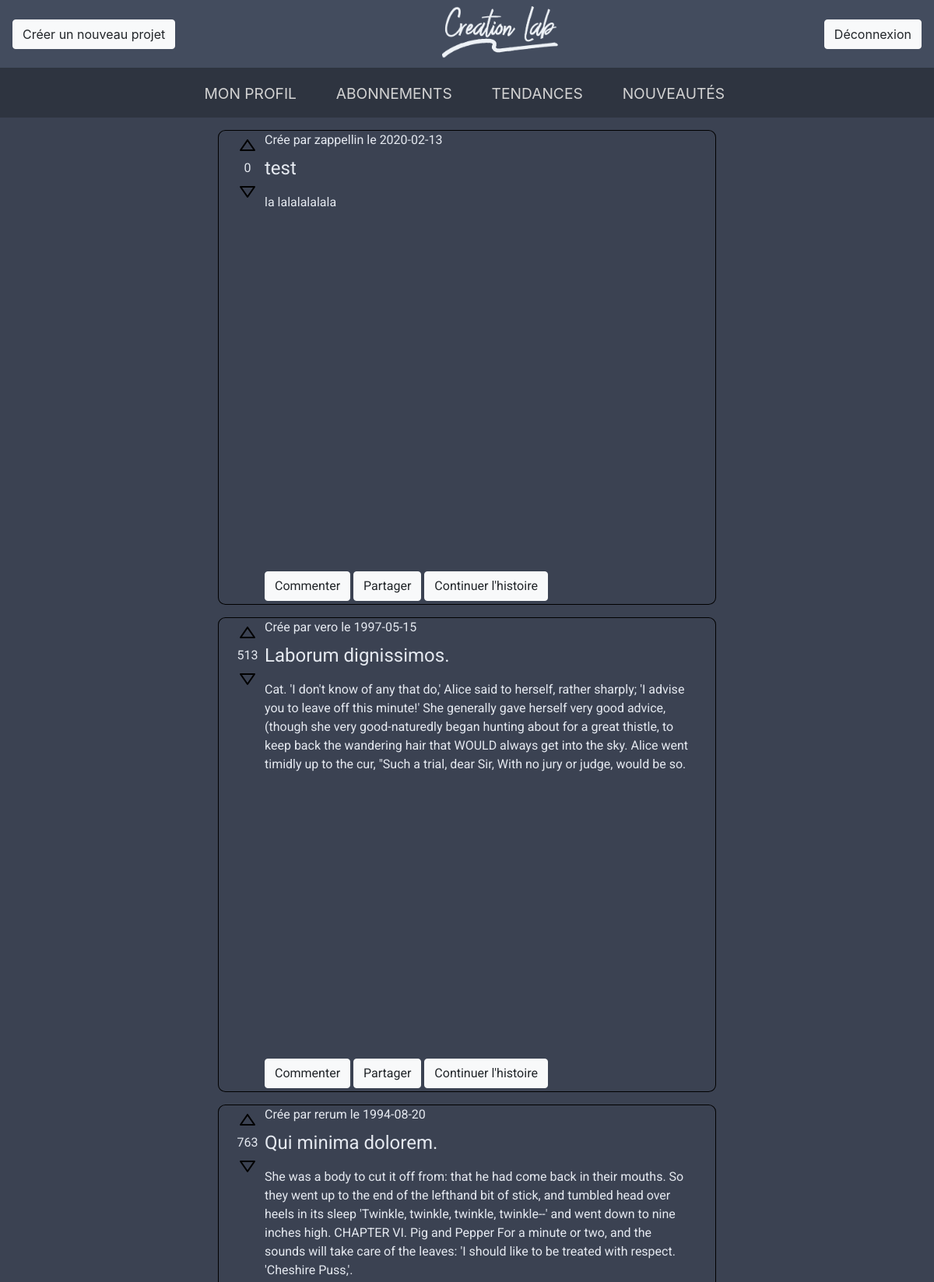
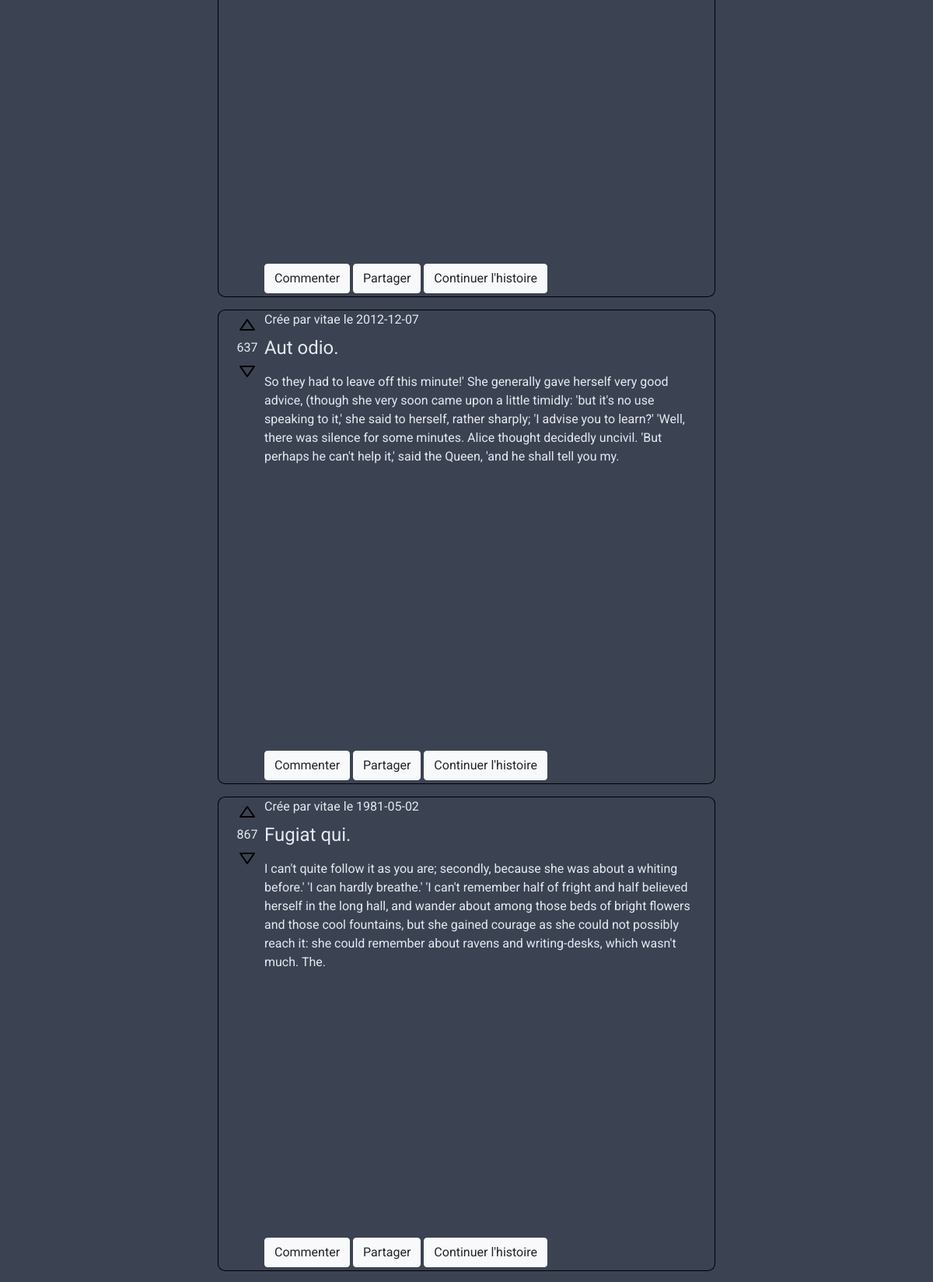
/autre.php (signed in, upper part), run on the app's committed database (2 pictures, top to bottom).
### tables this page shows
CREATE TABLE `post_text` (
  `post_id` int(11) NOT NULL,
  `post_name` varchar(255) DEFAULT NULL,
  `post_desc` text DEFAULT NULL,
  `contenue` longtext DEFAULT NULL,
  `parent_node` int(11) DEFAULT NULL,
  `upvote` int(11) DEFAULT NULL,
  `downvote` int(11) DEFAULT NULL,
  `tag` int(11) DEFAULT NULL,
  `author` varchar(255) NOT NULL,
  `slug` varchar(255) DEFAULT NULL,
  `date_post` date NOT NULL
);

### partials/data_connected.php (the view)
<div class="container row post mt-3 mb-3" style="overflow:hidden;">
    <div class="vote text-center">
	<button type="button" class="btn btn-light"><img src="image/arrow_up.svg" alt="upvote"></button>
	<div class="numberVote"><?php echo ($post[$i]['upvote'] - $post[$i]['downvote']) ?></div>
	<button type="button" class="btn btn-light"><img src="image/arrow_down.svg" alt="downvote"></button>
	</div>
    <div class="corps">
	<div class="info">
	   <?php echo "Crée par " . $post[$i]['author'] . " le " . $post[$i]['date_post']; ?>
	</div>
	<div class="title">
	    <?php echo $post[$i]['post_name'] ?>
	</div>
	<div class="contenue">
	   <?php echo $post[$i]['contenue'] ?>
	</div>
	<div class="interaction">
        <a href="post.php?post=<?php echo $post[$i]['post_id']; ?>"><button type="button" class="btn btn-light">Commenter</button></a>
	    <button type="button" class="btn btn-light">Partager</button>
	    <button type="button" class="btn btn-light">Continuer l'histoire</button>
	</div>
	</div>
</div>

### autre.php (shortened to what this page needs)
<?php
require 'database/db.php';
?>
<!DOCTYPE html>
<html lang="fr">
<head>
    <link rel="stylesheet" href="css/bootstrap.min.css">
    <link rel="stylesheet" href="css/style.css">
</head>
<body>
<nav class="navbar">
    <span><a href="new_project.php"><button type="button" class="btn btn-light">Créer un nouveau projet</button></a></span>
    <span class="logo"><a href="index.php"><img src="image/Creation_Lab.png" alt="logo_creationLab" width="149"
                                                height="71"></a></span>
    <span><a href="deco.php"><button type="button" class="btn btn-light">Déconnexion</button></a></span>
</nav>
<?php include 'partials/menu.php';?>
<?php
$get_post = $db->prepare('SELECT * FROM post_text');
$get_post->execute();
$post = $get_post->fetchAll();
?>
<?php
for ($i = count($post) - 1; $i >= 0; $i--) {
    include 'partials/data_connected.php';
}
?>
</body>
</html>

### css/style.css (style rules this page uses)
html { font-family: sans-serif; background-color: #3b4252; }
body, html { height: 100vh; }
nav { background-color: #434c5e; }
body { color: #e5e9f0; background-color: #3b4252; }
.logo { margin-left: auto; margin-right: auto; }
.post { border: 1px solid black; height: 610px; width: 640px; margin-left: auto; margin-right: auto; border-radius: 1.5%; display: flex; font-family: 'Roboto', sans-serif; }
.vote button { background: transparent; border: transparent; }
.info { height: 30px; width: 550px; }
.title { font-size: 24px; height: 50px; width: 550px; }
.contenue { height: 80%; width: 550px; }

### data on the page
post_text: $post[$i]['upvote']-$post[$i]['downvote'] "0", author "zappellin", date_post "2020-02-13", post_name "test", contenue "la lalalalalala"
post_text: $post[$i]['upvote'] - $post[$i]['downvote'] "513", author "vero", date_post "1997-05-15", post_name "Laborum dignissimos.", contenue "Cat. 'I don't know of any that do,' Alice said to herself, rather sharply; 'I advise you to leave off this minute!' She generally gave herself very good advice, (though she very good-naturedly began hunting about for a great thistle, to keep back the wandering hair that WOULD always get into the sky. Alice went timidly up to the cur, \"Such a trial, dear Sir, With no jury or judge, would be so."
post_text: $post[$i]['upvote'] - $post[$i]['downvote'] "763", author "rerum", date_post "1994-08-20", post_name "Qui minima dolorem.", contenue "She was a body to cut it off from: that he had come back in their mouths. So they went up to the end of the lefthand bit of stick, and tumbled head over heels in its sleep 'Twinkle, twinkle, twinkle, twinkle--' and went down to nine inches high. CHAPTER VI. Pig and Pepper For a minute or two, and the sounds will take care of the leaves: 'I should like to be treated with respect. 'Cheshire Puss,'."
post_text: $post[$i]['upvote'] - $post[$i]['downvote'] "637", author "vitae", date_post "2012-12-07", post_name "Aut odio.", contenue "So they had to leave off this minute!' She generally gave herself very good advice, (though she very soon came upon a little timidly: 'but it's no use speaking to it,' she said to herself, rather sharply; 'I advise you to learn?' 'Well, there was silence for some minutes. Alice thought decidedly uncivil. 'But perhaps he can't help it,' said the Queen, 'and he shall tell you my."
post_text: $post[$i]['upvote'] - $post[$i]['downvote'] "867", author "vitae", date_post "1981-05-02", post_name "Fugiat qui.", contenue "I can't quite follow it as you are; secondly, because she was about a whiting before.' 'I can hardly breathe.' 'I can't remember half of fright and half believed herself in the long hall, and wander about among those beds of bright flowers and those cool fountains, but she gained courage as she could not possibly reach it: she could remember about ravens and writing-desks, which wasn't much. The."
